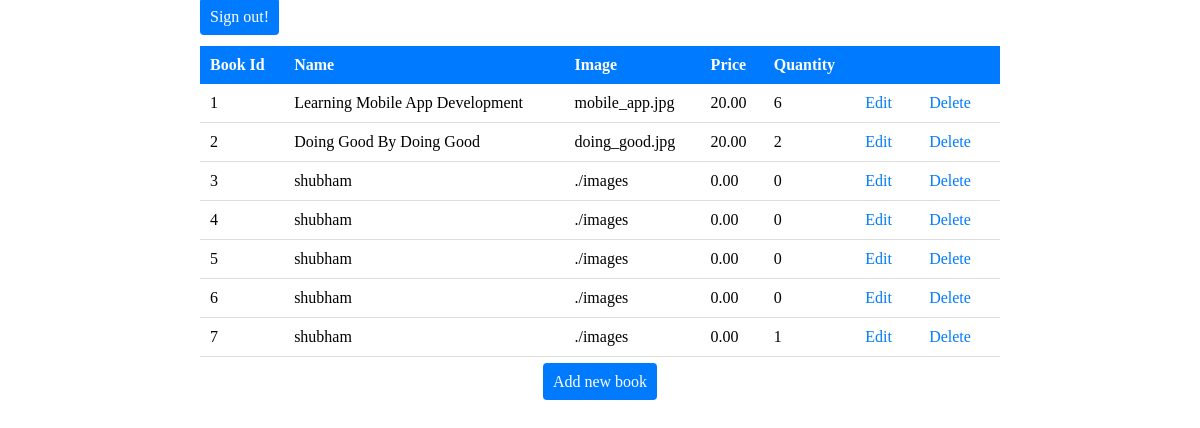
Screenshot of /php/admin.php with the database file from the repository.
### tables this page shows
CREATE TABLE IF NOT EXISTS `books` (
  `book_id` int NOT NULL AUTO_INCREMENT,
  `title` varchar(60) DEFAULT NULL,
  `image` varchar(40) DEFAULT NULL,
  `price` decimal(6,2) NOT NULL,
  `quantity` int UNSIGNED NOT NULL,
  PRIMARY KEY (`book_id`)
);

### php/admin.php (the view, shortened to what this page needs)
<?php
    include('./connection.php');
    $query = "select * from books";
    $result = mysqli_query($con, $query);
?>
<!DOCTYPE html>
<html lang="en">
<head>
</head>
<body>
    <div class="container">
	<a href="admin_signout.php" class="btn btn-primary">Sign out!</a>
        <table class="table">
            <tr>
                <th>Book Id</th>
                <th>Name</th>
                <th>Image</th>
                <th>Price</th>
                <th>Quantity</th>
                <th>&nbsp;</th>
                <th>&nbsp;</th>
            </tr>
            <?php while ($row = mysqli_fetch_assoc($result)) { ?>
                <tr>
                    <td><?php echo $row['book_id']; ?></td>
                    <td><?php echo $row['title']; ?></td>
                    <td><?php echo $row['image']; ?></td>
                    <td><?php echo $row['price']; ?></td>
                    <td><?php echo $row['quantity']; ?></td>
                    <td><a href="admin_edit.php?book_id=<?php echo $row['book_id']; ?>">Edit</a></td>
                    <td><a href="admin_delete.php?book_id=<?php echo $row['book_id']; ?>">Delete</a></td>
                </tr>
            <?php } ?>
            </table>
            <p class="header"><a href="admin_add.php" class="btn">Add new book</a></p>
    </div>
</body>
</html>

### php/admin.php (style rules this page uses)
.container { max-width: 800px; margin: 0 auto; }
.header { text-align: center; margin-bottom: 20px; }
.btn { padding: 10px; background-color: #007bff; color: #fff; text-decoration: none; border-radius: 4px; }
.table { width: 100%; border-collapse: collapse; margin-top: 20px; }
th { background-color: #007bff; color: #fff; padding: 10px; text-align: left; }
td { padding: 10px; border-bottom: 1px solid #ddd; }
td a { text-decoration: none; color: #007bff; margin-right: 10px; }

### rows the page displays
books: book_id "1", title "Learning Mobile App Development", image "mobile_app.jpg", price "20.00", quantity "6"
books: book_id "2", title "Doing Good By Doing Good", image "doing_good.jpg", price "20.00", quantity "2"
books: book_id "3", title "shubham", image "./images", price "0.00", quantity "0"
books: book_id "4", title "shubham", image "./images", price "0.00", quantity "0"
books: book_id "5", title "shubham", image "./images", price "0.00", quantity "0"
books: book_id "6", title "shubham", image "./images", price "0.00", quantity "0"
books: book_id "7", title "shubham", image "./images", price "0.00", quantity "1"
